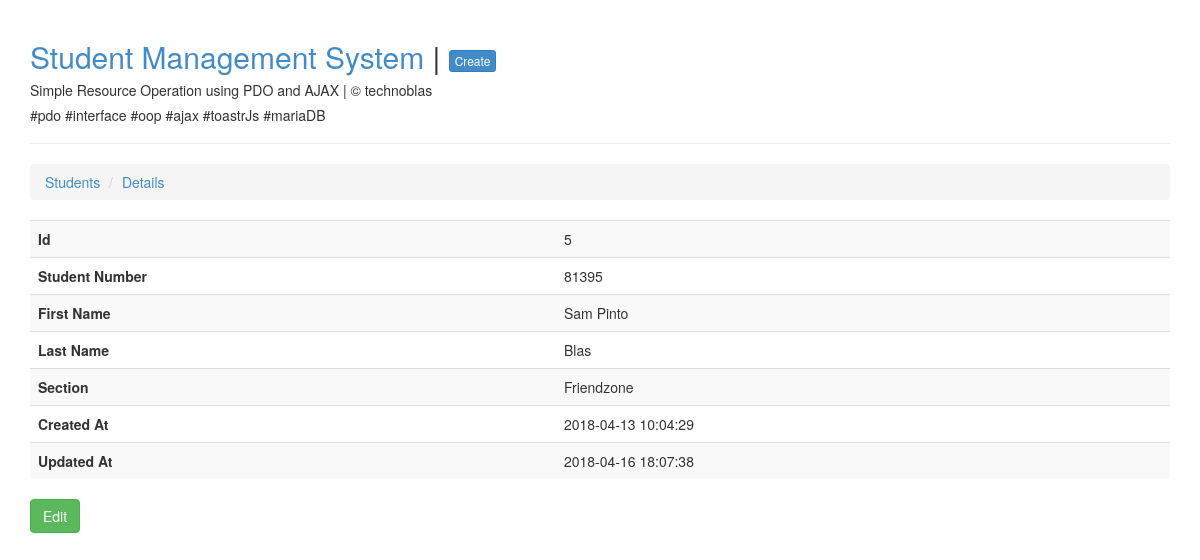
Screenshot of /show.php?id=5 with the database file from the repository.
### tables this page shows
CREATE TABLE `students` (
  `id` int(11) NOT NULL AUTO_INCREMENT,
  `student_number` varchar(15) NOT NULL,
  `first_name` varchar(50) NOT NULL,
  `last_name` varchar(50) NOT NULL,
  `section_id` int(11) NOT NULL,
  `created_at` timestamp NULL DEFAULT NULL,
  `updated_at` timestamp NULL DEFAULT NULL,
  PRIMARY KEY (`id`)
);

CREATE TABLE `sections` (
  `id` int(11) NOT NULL AUTO_INCREMENT,
  `name` varchar(255) NOT NULL,
  `created_at` timestamp NULL DEFAULT NULL,
  `updated_at` timestamp NULL DEFAULT NULL,
  PRIMARY KEY (`id`)
);

### config/Database.php (called while the page is built)
<?php
class Database
{
	private $host = 'localhost';
	private $database = 'studentdb';
	private $username = 'root';
	private $password = '';
	public function connection() {
		$conn = null;
		try {
			$conn = new PDO('mysql:host=' . $this->host . ';dbname=' . $this->database, $this->username, $this->password);
		} catch(PDOException $ex){
			echo 'Connection error: ' . $ex->getMessage();
		}
		return $conn;
	}
}

### models/Model.php (called while the page is built, shortened)
<?php
require_once './config/Database.php';
class Model
{
    public function __construct()
    {
        $database = new Database();
        $this->conn = $database->connection();
    }
}

### models/Student.php (called while the page is built, shortened)
<?php
require_once 'Model.php';
class Student extends Model implements ModelInterface
{
    public function find($id)
    {
        $id = filter_var($id, FILTER_SANITIZE_NUMBER_INT);
        $query = 'SELECT students.id, students.student_number, students.first_name, students.last_name,
                students.section_id, students.created_at, students.updated_at, sections.name as section_name
                FROM students
                INNER JOIN sections ON students.section_id = sections.id
                WHERE students.id = :id';
        $stmt = $this->conn->prepare($query);
        $stmt->bindParam(':id', $id);
        $stmt->execute();
        return $stmt->fetch(PDO::FETCH_OBJ);
    }
}

### show.php (the view, shortened to what this page needs)
<?php
include 'header.php';
include 'models/Student.php';
$id = $_GET['id'] ?? 0;
$studentModel = new Student();
$student = $studentModel->find($id);
?>
<ul class="breadcrumb">
	<li><a href="index.php">Students</a></li>
	<li><a href="#">Details</a></li>
</ul>
<table class="table table-hover table-striped">
	<tr>
		<th>Id</th>
		<td><?php echo $student->id; ?></td>
	</tr>
	<tr>
		<th>Student Number</th>
		<td><?php echo strtoupper($student->student_number); ?></td>
	</tr>
	<tr>
		<th>First Name</th>
		<td><?php echo ucfirst($student->first_name); ?></td>
	</tr>
	<tr>
		<th>Last Name</th>
		<td><?php echo ucfirst($student->last_name); ?></td>
	</tr>
	<tr>
		<th>Section</th>
		<td><?php echo ucfirst($student->section_name); ?></td>
	</tr>
	<tr>
		<th>Created At</th>
		<td><?php echo $student->created_at; ?></td>
	</tr>
	<tr>
		<th>Updated At</th>
		<td><?php echo $student->updated_at; ?></td>
	</tr>
</table>
<a href="edit.php?id=<?php echo $student->id; ?>" class="btn btn-success">Edit</a>
<?php include 'footer.php';

### rows the page displays
students: id "5", student_number "81395", first_name "Sam Pinto", last_name "Blas", section.name "Friendzone", created_at "2018-04-13 10:04:29", updated_at "2018-04-16 18:07:38"
